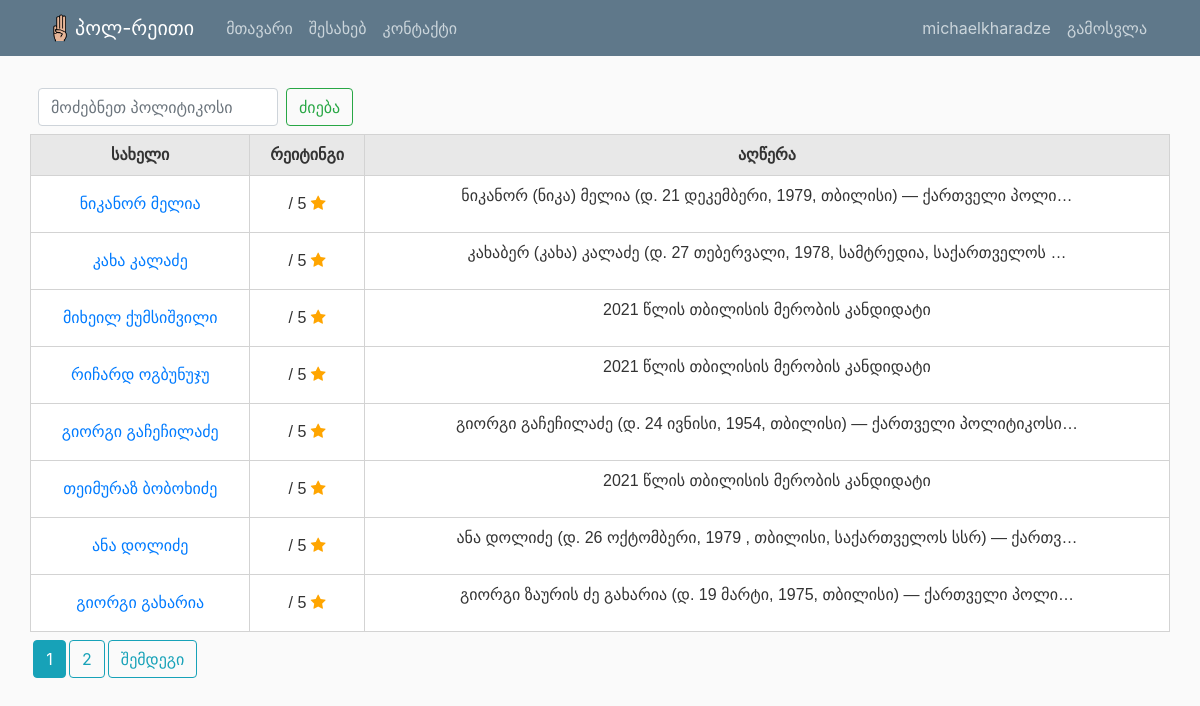
The app's page /search/ (signed in) with its own data.
### politicians/models.py (models this page shows, shortened)
class Post(models.Model):
    name = models.CharField(max_length=150)
    description = models.TextField()
    def get_avg_rating(self):
        reviews = Review.objects.filter(postz=self)
        count = len(reviews) or 1
        sum = 0
        for rvw in reviews:
            sum += rvw.general_rate
        return sum/count or ' '

### politicians/views.py (the view)
# urls.py: path('search/', views.search_venues, name='search-venues'),
def search_venues(request):
    if request.method == "POST":
        searched = request.POST['searched']
        venues = Post.objects.filter(name__icontains=searched)
        ordered_venues = venues.order_by('name')
        ordered_posts = Post.objects.order_by('name')
        venueP = Paginator(ordered_venues, 8)
        venuePage = request.GET.get('page')
        venuesList = venueP.get_page(venuePage)
        return render(request, 'politicians/search_venues.html', {'searched': searched, 'venues': ordered_venues, 'title': searched, 'posts': ordered_posts, 'venuesList' : venuesList})
    else:
        postP = Paginator(Post.objects.all(), 8)
        postPage = request.GET.get('page')
        postsList = postP.get_page(postPage)
        context = {
            'posts': Post.objects.all(),
            'venuesList': postsList,
        }
        return render(request, 'politicians/search_venues.html', context)

### politicians/templates/politicians/search_venues.html (shortened to what this page needs)
{% extends "politicians/base.html" %}
{% block content %}
{% if searched %}
<form style="width: 20%; margin: 0.5rem;" class="search-bar d-flex" method=POST action="{% url 'search-venues' %}">
  {% csrf_token %}
  <input class='form-control me-2' style="width: 15rem; max-width: 15rem;" type="search" placeholder="Search for a college" aria-label="Search" name="searched">
  <button style="margin-left: 0.5rem;" class='btn btn-outline-success' type="submit">ძიება</button>
</form>
<h3 style="width: 100%">{{ searched }}</h1>
<table>
    <tr>
      <th>სახელი</th>
      <th>რეიტინგი</th>
      <th>აღწერა</th>
    </tr>
    {% for venue in venuesList %}
    <tr>
            <td><a href="{% url 'politician-detail' venue.id %}">{{ venue.name }}</a></td>
            <td>{{ venue.get_avg_rating|floatformat }} / 5 <span class="fa fa-star checked"></span></td>
            <td>{{ venue.description|safe|truncatechars:"70"|linebreaks }}</td>
    </tr>
    {% endfor %}
</table>
  {% if venuesList.has_previous %}
    <a style="margin-top: 0.5rem; margin-left: 0.2rem" class="btn btn-outline-info mb-4" href="?page={{ venuesList.previous_page_number }}">უკან</a>
  {% endif %}
  {% if venuesList.paginator.page_range > 1 %}
  {% for num in venuesList.paginator.page_range %}
    {% if venuesList.number == num %}
      <a style="margin-top: 0.5rem; margin-left: 0.2rem" class="btn btn-info mb-4" href="?page={{ num }}">{{ num }}</a>
    {% elif num > venuesList.number|add:'-3' and num < venuesList.number|add:'3' %}
      <a style="margin-top: 0.5rem; margin-left: 0.2rem" class="btn btn-outline-info mb-4" href="?page={{ num }}">{{ num }}</a>
    {% endif %}
  {% endfor %}
  {% endif %}
  {% if venuesList.has_next %}
    <a style="margin-top: 0.5rem; margin-left: 0.2rem" class="btn btn-outline-info mb-4" href="?page={{ venuesList.next_page_number }}">შემდეგი</a>
  {% endif %}
{% else %}
<form style="width: 20%; margin: 0.5rem;" class="search-bar d-flex" method=POST action="{% url 'search-venues' %}">
  <input class='form-control me-2' style="width: 15rem; max-width: 15rem;" type="search" placeholder="მოძებნეთ პოლიტიკოსი" aria-label="Search" name="searched">
  <button style="margin-left: 0.5rem;" class='btn btn-outline-success' type="submit">ძიება</button>
</form>
<table>
    <tr>
      <th>სახელი</th>
      <th>რეიტინგი</th>
      <th>აღწერა</th>
    </tr>
    {% for post in venuesList %}
    <tr>
            <td><a href="{% url 'politician-detail' post.id %}">{{ post.name }}</a></td>
            <td>{{ post.get_avg_rating|floatformat }} / 5 <span class="fa fa-star checked"></span></td>
            <td>{{ post.description|safe|truncatechars:"70"|linebreaks }}</td>
    </tr>
    {% endfor %}
</table>
  {% for num in venuesList.paginator.page_range %}
    {% if venuesList.number == num %}
      <a style="margin-top: 0.5rem; margin-left: 0.2rem" class="btn btn-info mb-4" href="?page={{ num }}">{{ num }}</a>
    {% elif num > venuesList.number|add:'-3' and num < venuesList.number|add:'3' %}
      <a style="margin-top: 0.5rem; margin-left: 0.2rem" class="btn btn-outline-info mb-4" href="?page={{ num }}">{{ num }}</a>
    {% endif %}
  {% endfor %}
  {% if venuesList.has_next %}
    <a style="margin-top: 0.5rem; margin-left: 0.2rem" class="btn btn-outline-info mb-4" href="?page={{ venuesList.next_page_number }}">შემდეგი</a>
  {% endif %}
{% endif %}
{% endblock content %}

### politicians/templates/politicians/base.html (shortened to what this page needs)
{% load static %}
<!DOCTYPE html>
<html lang="en">
<head>
    <link rel="stylesheet" href="https://maxcdn.bootstrapcdn.com/bootstrap/4.0.0/css/bootstrap.min.css">
    <link rel="stylesheet" type="text/css" href="{% static 'politicians/main.css' %}">
    <link rel="stylesheet" type="text/css" href="{% static 'politicians/table.css' %}">
    <link rel="stylesheet" href="https://cdnjs.cloudflare.com/ajax/libs/font-awesome/4.7.0/css/font-awesome.min.css">
</head>
<body>
    <header class="site-header">
        <nav class="navbar navbar-expand-xl navbar-dark bg-steel fixed-top">
            <div class="container">
                <a class="navbar-brand mr-4" href="/"><img class="d-inline-block align-top" src="{% static 'politicians/logo.png' %}" width="30" height="30" alt="Logo">პოლ-რეითი</a>
                <div class="collapse navbar-collapse" id="navbarToggle">
                    <div class="navbar-nav mr-auto">
                        <a class="nav-item nav-link" href="{% url 'politician-list' %}">მთავარი</a>
                        <a class="nav-item nav-link" href="{% url 'politician-about' %}">შესახებ</a>
                        <a class="nav-item nav-link" href="{% url 'politician-contact' %}">კონტაქტი</a>
                    </div>
                    <div class="navbar-nav">
                        {% if user.is_authenticated %}
                          <a class="nav-item nav-link">{{ user.username }}</a>
                          <a class="nav-item nav-link" href="{% url 'logout' %}">გამოსვლა</a>
                        {% else %}
                          <a class="nav-item nav-link" href="{% url 'login' %}">შესვლა</a>
                          <a class="nav-item nav-link" href="{% url 'register' %}">რეგისტრაცია</a>
                        {% endif %}
                    </div>
                </div>
            </div>
        </nav>
    </header>
    <main role="main" class="container">
        <div class="row">
                {% block content %}{% endblock %}
        </div>
    </main>
</body>
</html>

### politicians/static/politicians/main.css (style rules this page uses)
body { background: #fafafa; color: #333333; margin-top: 5rem; }
.bg-steel { background-color: #5f788a; }
.site-header .navbar-nav .nav-link { color: #cbd5db; }
.checked { color: orange; }

### politicians/static/politicians/table.css (style rules this page uses)
th, td { text-align: center; border-style: solid; border-color: lightgrey; border-width: 1px; padding: 8px; word-wrap: break-word; }
th { background-color: #e8e8e8; }
td { word-wrap: break-word; }
table { font-family: arial, sans-serif; border-collapse: collapse; width: 100%; background: #ffffff; }

### records on screen
Post: name "ნიკანორ მელია", description "ნიკანორ (ნიკა) მელია (დ. 21 დეკემბერი, 1979, თბილისი) — ქართველი პოლი…"
Post: name "კახა კალაძე", description "კახაბერ (კახა) კალაძე (დ. 27 თებერვალი, 1978, სამტრედია, საქართველოს …"
Post: name "მიხეილ ქუმსიშვილი", description "2021 წლის თბილისის მერობის კანდიდატი"
Post: name "რიჩარდ ოგბუნუჯუ", description "2021 წლის თბილისის მერობის კანდიდატი"
Post: name "გიორგი გაჩეჩილაძე", description "გიორგი გაჩეჩილაძე (დ. 24 ივნისი, 1954, თბილისი) — ქართველი პოლიტიკოსი…"
Post: name "თეიმურაზ ბობოხიძე", description "2021 წლის თბილისის მერობის კანდიდატი"
Post: name "ანა დოლიძე", description "ანა დოლიძე (დ. 26 ოქტომბერი, 1979 , თბილისი, საქართველოს სსრ) — ქართვ…"
Post: name "გიორგი გახარია", description "გიორგი ზაურის ძე გახარია (დ. 19 მარტი, 1975, თბილისი) — ქართველი პოლი…"

### other values on screen
{{ user.username }} "michaelkharadze"
{{ num }} "1"
{{ num }} "2"
